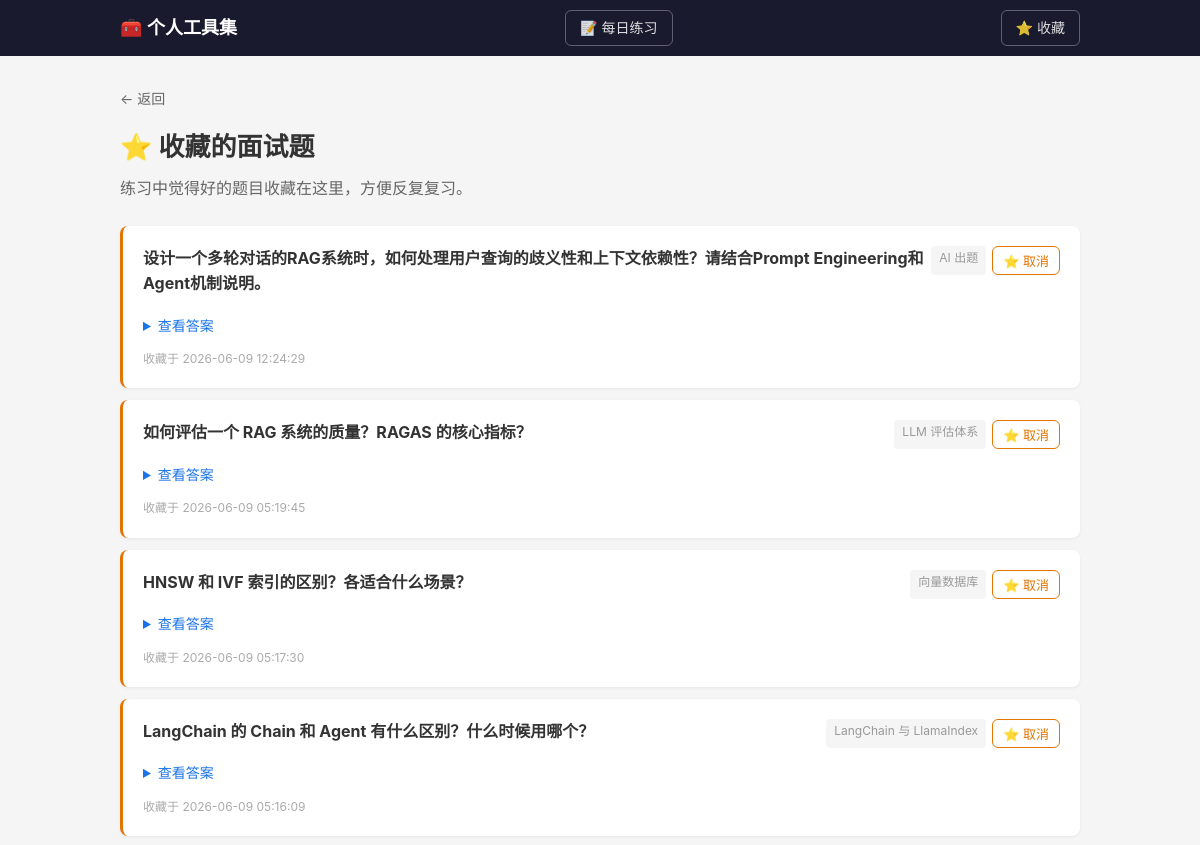
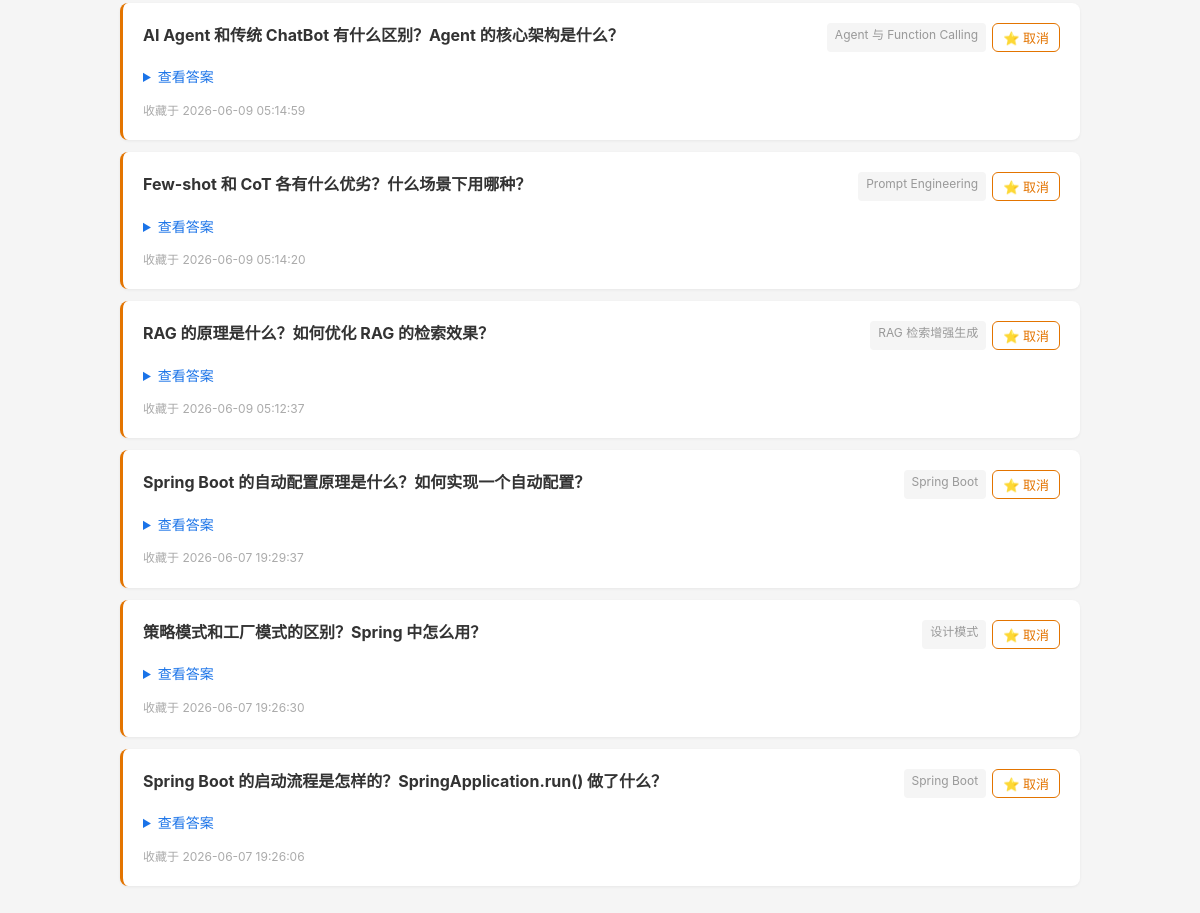
Page /skillset/favorites on the committed database (2 pictures, top to bottom).
### tables this page shows
CREATE TABLE favorite (
            id INTEGER PRIMARY KEY AUTOINCREMENT,
            entry_id INTEGER NOT NULL UNIQUE,
            created_at TIMESTAMP DEFAULT CURRENT_TIMESTAMP,
            FOREIGN KEY (entry_id) REFERENCES entry(id) ON DELETE CASCADE
        );

CREATE TABLE entry (
            id INTEGER PRIMARY KEY AUTOINCREMENT,
            stack_id INTEGER NOT NULL,
            title TEXT NOT NULL,
            content TEXT DEFAULT '',
            tags TEXT DEFAULT '',
            entry_type TEXT DEFAULT 'note',
            created_at TIMESTAMP DEFAULT CURRENT_TIMESTAMP,
            updated_at TIMESTAMP DEFAULT CURRENT_TIMESTAMP,
            FOREIGN KEY (stack_id) REFERENCES stack(id) ON DELETE CASCADE
        );

CREATE TABLE stack (
            id INTEGER PRIMARY KEY AUTOINCREMENT,
            tool_id INTEGER NOT NULL,
            name TEXT NOT NULL,
            description TEXT DEFAULT '',
            sort_order INTEGER DEFAULT 0,
            is_deprecated INTEGER DEFAULT 0,
            created_at TIMESTAMP DEFAULT CURRENT_TIMESTAMP, group_name TEXT DEFAULT '',
            FOREIGN KEY (tool_id) REFERENCES tool(id) ON DELETE CASCADE,
            UNIQUE(tool_id, name)
        );

### tools/skillset/routes.py (the view)
@bp.route("/favorites")
def favorite_list():
    favorites = Favorite.get_all()
    return render_template("favorites.html", favorites=favorites)

### app.py (called while the page is built)
@app.template_filter("markdown")
def markdown_filter(text):
    return markdown.markdown(
        text,
        extensions=["fenced_code", "tables", "codehilite"],
    )

### db.py (called while the page is built)
def get_db():
    conn = sqlite3.connect(str(DB_PATH))
    conn.row_factory = sqlite3.Row
    conn.execute("PRAGMA foreign_keys = ON")
    return conn

### tools/skillset/models.py (called while the page is built)
    @staticmethod
    def get_all():
        db = get_db()
        return db.execute(
            'SELECT e.*, s.name as stack_name, f.created_at as fav_at '
            'FROM favorite f JOIN entry e ON f.entry_id = e.id '
            'JOIN stack s ON e.stack_id = s.id '
            'ORDER BY f.created_at DESC'
        ).fetchall()

### templates/skillset/favorites.html (shortened to what this page needs)
{% extends "base.html" %}
{% block content %}
<div class="container">
    <a href="javascript:history.back()" class="back-link">← 返回</a>
    <h1>⭐ 收藏的面试题</h1>
    <p class="desc">练习中觉得好的题目收藏在这里，方便反复复习。</p>
    {% if favorites %}
    <div class="entry-list">
        {% for e in favorites %}
        <div class="entry-item interview-item">
            <div class="entry-header">
                <h3>{{ e.title }}</h3>
                <div class="entry-actions">
                    <span class="fav-stack">{{ e.stack_name }}</span>
                    <form method="POST" action="{{ url_for('.favorite_toggle', entry_id=e.id) }}">
                        <button type="submit" class="btn btn-sm btn-fav-active">⭐ 取消</button>
                    </form>
                </div>
            </div>
            <details class="interview-answer">
                <summary>查看答案</summary>
            </details>
            <div class="entry-meta">收藏于 {{ e.fav_at }}</div>
        </div>
        {% endfor %}
    </div>
    {% else %}
    <p class="empty">还没有收藏的面试题。在答题练习或技术栈页面点击 ⭐ 即可收藏。</p>
    {% endif %}
</div>
{% endblock %}

### templates/base.html (shortened to what this page needs)
<!DOCTYPE html>
<html lang="zh-CN">
<head>
    <link rel="stylesheet" href="{{ url_for('static', filename='style.css') }}">
</head>
<body>
    <nav class="nav">
        <div class="nav-inner">
            <a href="/" class="nav-brand">🧰 个人工具集</a>
            <a href="/skillset/practice" class="nav-practice">📝 每日练习</a>
            <a href="/skillset/favorites" class="nav-practice">⭐ 收藏</a>
        </div>
    </nav>
    <main class="main">
        {% block content %}{% endblock %}
    </main>
</body>
</html>

### static/style.css (style rules this page uses)
* { margin: 0; padding: 0; box-sizing: border-box; }
body { font-family: -apple-system, BlinkMacSystemFont, "Segoe UI", Roboto, sans-serif; background: #f5f5f5; color: #333; line-height: 1.6; }
.nav { background: #1a1a2e; color: #fff; padding: 0 20px; }
.nav-inner { max-width: 960px; margin: 0 auto; display: flex; align-items: center; height: 56px; }
.nav-brand { font-size: 18px; font-weight: 600; color: #fff; text-decoration: none; }
.nav-practice { font-size: 14px; color: rgba(255,255,255,.85); text-decoration: none; margin-left: auto; padding: 6px 14px; border: 1px solid rgba(255,255,255,.3); border-radius: 6px; transition: background .2s; }
.main { min-height: calc(100vh - 56px); padding: 30px 20px; }
.container { max-width: 960px; margin: 0 auto; }
h1 { font-size: 26px; margin-bottom: 8px; }
.desc { color: #666; margin-bottom: 24px; }
.back-link { display: inline-block; color: #666; text-decoration: none; margin-bottom: 16px; font-size: 14px; }
.entry-list { display: flex; flex-direction: column; gap: 12px; }
.entry-item { background: #fff; border-radius: 8px; padding: 20px; box-shadow: 0 1px 3px rgba(0,0,0,.06); }
.entry-header { display: flex; justify-content: space-between; align-items: flex-start; }
.entry-header h3 { font-size: 16px; margin-bottom: 4px; }
.entry-actions { display: flex; gap: 6px; flex-shrink: 0; }
.entry-meta { color: #aaa; font-size: 12px; margin-top: 8px; }
.btn { display: inline-block; padding: 8px 16px; border-radius: 6px; border: 1px solid #ddd; background: #fff; cursor: pointer; font-size: 14px; text-decoration: none; color: #333; }
.btn-sm { padding: 4px 10px; font-size: 13px; }
.interview-item { border-left: 3px solid #e37400; }
.interview-answer { margin-top: 10px; }
.interview-answer summary { cursor: pointer; color: #1a73e8; font-size: 14px; font-weight: 500; padding: 4px 0; }

### templates/skillset/favorites.html (style rules this page uses)
.fav-stack { font-size: 12px; color: #999; background: #f5f5f5; padding: 2px 8px; border-radius: 4px; }
.btn-fav-active { color: #e37400; border-color: #e37400; }

### rows in the picture
favorite: title "设计一个多轮对话的RAG系统时，如何处理用户查询的歧义性和上下文依赖性？请结合Prompt Engineering和Agent机制说明。", stack_name "AI 出题", fav_at "2026-06-09 12:24:29"
favorite: title "如何评估一个 RAG 系统的质量？RAGAS 的核心指标？", stack_name "LLM 评估体系", fav_at "2026-06-09 05:19:45"
favorite: title "HNSW 和 IVF 索引的区别？各适合什么场景？", stack_name "向量数据库", fav_at "2026-06-09 05:17:30"
favorite: title "LangChain 的 Chain 和 Agent 有什么区别？什么时候用哪个？", stack_name "LangChain 与 LlamaIndex", fav_at "2026-06-09 05:16:09"
favorite: title "AI Agent 和传统 ChatBot 有什么区别？Agent 的核心架构是什么？", stack_name "Agent 与 Function Calling", fav_at "2026-06-09 05:14:59"
favorite: title "Few-shot 和 CoT 各有什么优劣？什么场景下用哪种？", stack_name "Prompt Engineering", fav_at "2026-06-09 05:14:20"
favorite: title "RAG 的原理是什么？如何优化 RAG 的检索效果？", stack_name "RAG 检索增强生成", fav_at "2026-06-09 05:12:37"
favorite: title "Spring Boot 的自动配置原理是什么？如何实现一个自动配置？", stack_name "Spring Boot", fav_at "2026-06-07 19:29:37"
favorite: title "策略模式和工厂模式的区别？Spring 中怎么用？", stack_name "设计模式", fav_at "2026-06-07 19:26:30"
favorite: title "Spring Boot 的启动流程是怎样的？SpringApplication.run() 做了什么？", stack_name "Spring Boot", fav_at "2026-06-07 19:26:06"
